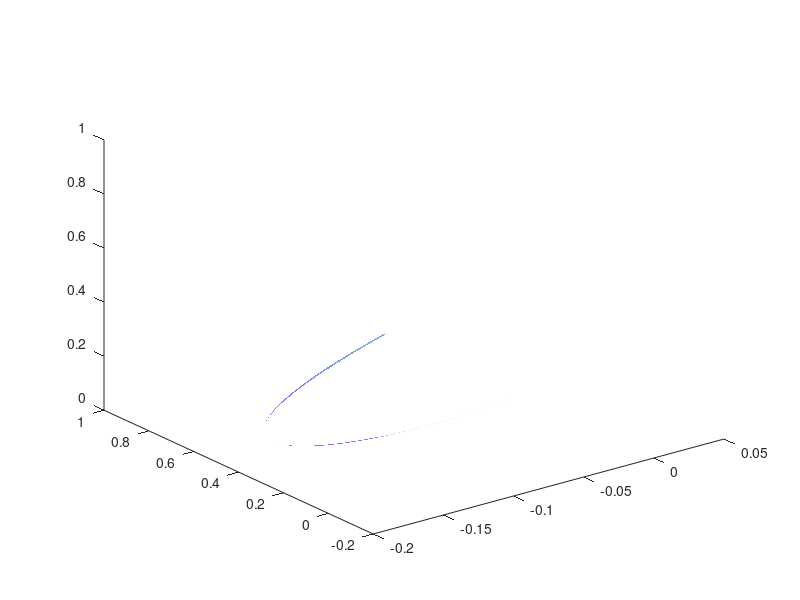

The MATLAB source for this figure:
clc
clear
%% Free procession with relaxation in rotating frame of reference, isocromat faster than larmor
% Author: Imraj Singh 03/11/2020

% Given parameters

% Magnitisation aligned along y-axis initially taken from problem 2.4
M = [0, 1, 0]';

% Gyromagnetic ratio for proton in hydrogen
gamma = 2.68*10^8;

% Prescribe a static field strength B0 (T)
B0 = 3;

% Prescribe T1

T2 = 5;

T1 = T2 * 10;

% Calculate neccessary parameters

% Precession frequency
omega0 = 10;%B0*gamma;

% Define modelling parameters

t = 100;%*10^(-3);

% Duration and timestep of model

time = linspace(0,t,1000001);

Msoln = zeros(1000001,3);

Msoln(:,1) = exp(-time./T2).*(M(1)*cos(-omega0/100.*time) + M(2)*sin(-omega0/100.*time));
Msoln(:,2) = exp(-time./T2).*(M(2)*cos(-omega0/100.*time) - M(1)*sin(-omega0/100.*time));
Msoln(:,3) = M(3)*exp(-time./T1) + 1*(1-exp(-time./T1));

plot3(Msoln(:,1),Msoln(:,2),Msoln(:,3))




